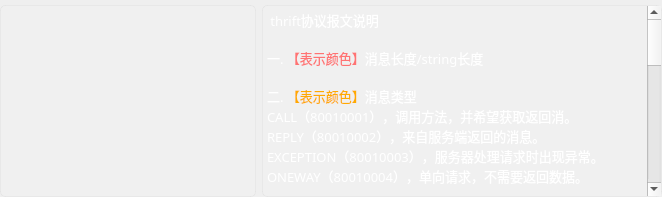
                            <widget class="QWidget" name="tab_source">
                             <property name="sizePolicy">
                              <sizepolicy hsizetype="Expanding" vsizetype="Expanding">
                               <horstretch>0</horstretch>
                               <verstretch>0</verstretch>
                              </sizepolicy>
                             </property>
                             <property name="font">
                              <font>
                               <family>OPPOSans B</family>
                               <pointsize>10</pointsize>
                               <stylestrategy>PreferAntialias</stylestrategy>
                              </font>
                             </property>
                             <attribute name="title">
                              <string>  二进制原始数据  </string>
                             </attribute>
                             <layout class="QHBoxLayout" name="horizontalLayout_19">
                              <property name="leftMargin">
                               <number>0</number>
                              </property>
                              <property name="topMargin">
                               <number>5</number>
                              </property>
                              <property name="rightMargin">
                               <number>0</number>
                              </property>
                              <property name="bottomMargin">
                               <number>0</number>
                              </property>
                              <item>
                               <widget class="QWidget" name="widget_binShow" native="true">
                                <layout class="QHBoxLayout" name="horizontalLayout_12">
                                 <property name="leftMargin">
                                  <number>0</number>
                                 </property>
                                 <property name="topMargin">
                                  <number>0</number>
                                 </property>
                                 <property name="rightMargin">
                                  <number>0</number>
                                 </property>
                                 <property name="bottomMargin">
                                  <number>0</number>
                                 </property>
                                 <item>
                                  <widget class="QTextEdit" name="textEdit">
                                   <property name="font">
                                    <font>
                                     <family>Cascadia Code SemiBold</family>
                                     <pointsize>11</pointsize>
                                     <weight>7</weight>
                                     <italic>false</italic>
                                     <bold>false</bold>
                                    </font>
                                   </property>
                                   <property name="cursor" stdset="0">
                                    <cursorShape>ArrowCursor</cursorShape>
                                   </property>
                                   <property name="styleSheet">
                                    <string notr="true">#textEdit{
	border: 1px solid rgba(197, 197, 197,50);
	background-color: rgba(255, 255, 255, 20);
	border-radius: 5px;
	color: rgb(255, 255, 255);
}</string>
                                   </property>
                                   <property name="frameShape">
                                    <enum>QFrame::Box</enum>
                                   </property>
                                   <property name="readOnly">
                                    <bool>true</bool>
                                   </property>
                                   <property name="html">
                                    <string>&lt;!DOCTYPE HTML PUBLIC &quot;-//W3C//DTD HTML 4.0//EN&quot; &quot;http://www.w3.org/TR/REC-html40/strict.dtd&quot;&gt;
&lt;html&gt;&lt;head&gt;&lt;meta name=&quot;qrichtext&quot; content=&quot;1&quot; /&gt;&lt;style type=&quot;text/css&quot;&gt;
p, li { white-space: pre-wrap; }
&lt;/style&gt;&lt;/head&gt;&lt;body style=&quot; font-family:'Cascadia Code SemiBold'; font-size:11pt; font-weight:56; font-style:normal;&quot;&gt;
&lt;p style=&quot;-qt-paragraph-type:empty; margin-top:0px; margin-bottom:0px; margin-left:0px; margin-right:0px; -qt-block-indent:0; text-indent:0px; font-size:10pt; font-weight:24;&quot;&gt;&lt;br /&gt;&lt;/p&gt;&lt;/body&gt;&lt;/html&gt;</string>
                                   </property>
                                  </widget>
                                 </item>
                                 <item>
                                  <widget class="QTextEdit" name="textEdit_info">
                                   <property name="minimumSize">
                                    <size>
                                     <width>400</width>
                                     <height>0</height>
                                    </size>
                                   </property>
                                   <property name="maximumSize">
                                    <size>
                                     <width>400</width>
                                     <height>16777215</height>
                                    </size>
                                   </property>
                                   <property name="font">
                                    <font>
                                     <family>Cascadia Code SemiBold</family>
                                     <pointsize>11</pointsize>
                                     <weight>7</weight>
                                     <italic>false</italic>
                                     <bold>false</bold>
                                    </font>
                                   </property>
                                   <property name="cursor" stdset="0">
                                    <cursorShape>ArrowCursor</cursorShape>
                                   </property>
                                   <property name="styleSheet">
                                    <string notr="true">#textEdit_info{
	border: 1px solid rgba(197, 197, 197,50);
	background-color: rgba(255, 255, 255, 20);
	border-radius: 5px;
	color: rgb(255, 255, 255);
}</string>
                                   </property>
                                   <property name="frameShape">
                                    <enum>QFrame::Box</enum>
                                   </property>
                                   <property name="readOnly">
                                    <bool>true</bool>
                                   </property>
                                   <property name="html">
                                    <string>&lt;!DOCTYPE HTML PUBLIC &quot;-//W3C//DTD HTML 4.0//EN&quot; &quot;http://www.w3.org/TR/REC-html40/strict.dtd&quot;&gt;
&lt;html&gt;&lt;head&gt;&lt;meta name=&quot;qrichtext&quot; content=&quot;1&quot; /&gt;&lt;style type=&quot;text/css&quot;&gt;
p, li { white-space: pre-wrap; }
&lt;/style&gt;&lt;/head&gt;&lt;body style=&quot; font-family:'Cascadia Code SemiBold'; font-size:11pt; font-weight:56; font-style:normal;&quot;&gt;
&lt;p style=&quot; margin-top:0px; margin-bottom:0px; margin-left:0px; margin-right:0px; -qt-block-indent:0; text-indent:0px;&quot;&gt;&lt;span style=&quot; font-family:'OPPOSans B'; font-size:10pt; font-weight:400; color:#ffffff;&quot;&gt; thrift协议报文说明&lt;/span&gt;&lt;/p&gt;
&lt;p style=&quot;-qt-paragraph-type:empty; margin-top:0px; margin-bottom:0px; margin-left:0px; margin-right:0px; -qt-block-indent:0; text-indent:0px; font-family:'OPPOSans B'; font-size:10pt; font-weight:400; color:#505050;&quot;&gt;&lt;br /&gt;&lt;/p&gt;
&lt;p style=&quot; margin-top:0px; margin-bottom:0px; margin-left:0px; margin-right:0px; -qt-block-indent:0; text-indent:0px;&quot;&gt;&lt;span style=&quot; font-family:'OPPOSans B'; font-size:10pt; font-weight:400; color:#ffffff;&quot;&gt;一. &lt;/span&gt;&lt;span style=&quot; font-family:'OPPOSans B'; font-size:10pt; font-weight:400; color:#ff7373;&quot;&gt;【表示颜色】&lt;/span&gt;&lt;span style=&quot; font-family:'OPPOSans B'; font-size:10pt; font-weight:400; color:#ffffff;&quot;&gt;消息长度/string长度&lt;/span&gt;&lt;/p&gt;
&lt;p style=&quot;-qt-paragraph-type:empty; margin-top:0px; margin-bottom:0px; margin-left:0px; margin-right:0px; -qt-block-indent:0; text-indent:0px; font-family:'OPPOSans B'; font-size:10pt; font-weight:400; color:#505050;&quot;&gt;&lt;br /&gt;&lt;/p&gt;
&lt;p style=&quot; margin-top:0px; margin-bottom:0px; margin-left:0px; margin-right:0px; -qt-block-indent:0; text-indent:0px;&quot;&gt;&lt;span style=&quot; font-family:'OPPOSans B'; font-size:10pt; font-weight:400; color:#ffffff;&quot;&gt;二. &lt;/span&gt;&lt;span style=&quot; font-family:'OPPOSans B'; font-size:10pt; font-weight:400; color:#ffaa00;&quot;&gt;【表示颜色】&lt;/span&gt;&lt;span style=&quot; font-family:'OPPOSans B'; font-size:10pt; font-weight:400; color:#ffffff;&quot;&gt;消息类型&lt;/span&gt;&lt;/p&gt;
&lt;p style=&quot; margin-top:0px; margin-bottom:0px; margin-left:0px; margin-right:0px; -qt-block-indent:0; text-indent:0px;&quot;&gt;&lt;span style=&quot; font-family:'OPPOSans B'; font-size:10pt; font-weight:400; color:#ffffff;&quot;&gt;CALL（80010001），调用方法，并希望获取返回消。&lt;/span&gt;&lt;span style=&quot; font-family:'OPPOSans B'; font-size:10pt; font-weight:400; color:#505050;&quot;&gt;	&lt;/span&gt;&lt;/p&gt;
&lt;p style=&quot; margin-top:0px; margin-bottom:0px; margin-left:0px; margin-right:0px; -qt-block-indent:0; text-indent:0px;&quot;&gt;&lt;span style=&quot; font-family:'OPPOSans B'; font-size:10pt; font-weight:400; color:#ffffff;&quot;&gt;REPLY（80010002），来自服务端返回的消息。	&lt;/span&gt;&lt;/p&gt;
&lt;p style=&quot; margin-top:0px; margin-bottom:0px; margin-left:0px; margin-right:0px; -qt-block-indent:0; text-indent:0px;&quot;&gt;&lt;span style=&quot; font-family:'OPPOSans B'; font-size:10pt; font-weight:400; color:#ffffff;&quot;&gt;EXCEPTION（80010003），服务器处理请求时出现异常。	&lt;/span&gt;&lt;/p&gt;
&lt;p style=&quot; margin-top:0px; margin-bottom:0px; margin-left:0px; margin-right:0px; -qt-block-indent:0; text-indent:0px;&quot;&gt;&lt;span style=&quot; font-family:'OPPOSans B'; font-size:10pt; font-weight:400; color:#ffffff;&quot;&gt;ONEWAY（80010004），单向请求，不需要返回数据。&lt;/span&gt;&lt;/p&gt;
&lt;p style=&quot;-qt-paragraph-type:empty; margin-top:0px; margin-bottom:0px; margin-left:0px; margin-right:0px; -qt-block-indent:0; text-indent:0px; font-family:'OPPOSans B'; font-size:10pt; font-weight:400; color:#505050;&quot;&gt;&lt;br /&gt;&lt;/p&gt;
&lt;p style=&quot; margin-top:0px; margin-bottom:0px; margin-left:0px; margin-right:0px; -qt-block-indent:0; text-indent:0px;&quot;&gt;&lt;span style=&quot; font-family:'OPPOSans B'; font-size:10pt; font-weight:400; color:#ffffff;&quot;&gt;三.&lt;/span&gt;&lt;span style=&quot; font-family:'OPPOSans B'; font-size:10pt; font-weight:400; color:#ffaa82;&quot;&gt;【表示颜色】&lt;/span&gt;&lt;span style=&quot; font-family:'OPPOSans B'; font-size:10pt; font-weight:400; color:#ffffff;&quot;&gt;方法名长度&lt;/span&gt;&lt;/p&gt;
&lt;p style=&quot;-qt-paragraph-type:empty; margin-top:0px; margin-bottom:0px; margin-left:0px; margin-right:0px; -qt-block-indent:0; text-indent:0px; font-family:'OPPOSans B'; font-size:10pt; font-weight:400; color:#505050;&quot;&gt;&lt;br /&gt;&lt;/p&gt;
&lt;p style=&quot; margin-top:0px; margin-bottom:0px; margin-left:0px; margin-right:0px; -qt-block-indent:0; text-indent:0px;&quot;&gt;&lt;span style=&quot; font-family:'OPPOSans B'; font-size:10pt; font-weight:400; color:#ffffff;&quot;&gt;四.&lt;/span&gt;&lt;span style=&quot; font-family:'OPPOSans B'; font-size:10pt; font-weight:400; color:#dd6547;&quot;&gt;【表示颜色】&lt;/span&gt;&lt;span style=&quot; font-family:'OPPOSans B'; font-size:10pt; font-weight:400; color:#ffffff;&quot;&gt;方法名&lt;/span&gt;&lt;/p&gt;
&lt;p style=&quot;-qt-paragraph-type:empty; margin-top:0px; margin-bottom:0px; margin-left:0px; margin-right:0px; -qt-block-indent:0; text-indent:0px; font-family:'OPPOSans B'; font-size:10pt; font-weight:400; color:#505050;&quot;&gt;&lt;br /&gt;&lt;/p&gt;
&lt;p style=&quot; margin-top:0px; margin-bottom:0px; margin-left:0px; margin-right:0px; -qt-block-indent:0; text-indent:0px;&quot;&gt;&lt;span style=&quot; font-family:'OPPOSans B'; font-size:10pt; font-weight:400; color:#ffffff;&quot;&gt;五.&lt;/span&gt;&lt;span style=&quot; font-family:'OPPOSans B'; font-size:10pt; font-weight:400; color:#56ded9;&quot;&gt;【表示颜色】&lt;/span&gt;&lt;span style=&quot; font-family:'OPPOSans B'; font-size:10pt; font-weight:400; color:#ffffff;&quot;&gt;流水号&lt;/span&gt;&lt;/p&gt;
&lt;p style=&quot;-qt-paragraph-type:empty; margin-top:0px; margin-bottom:0px; margin-left:0px; margin-right:0px; -qt-block-indent:0; text-indent:0px; font-family:'OPPOSans B'; font-size:10pt; font-weight:400; color:#505050;&quot;&gt;&lt;br /&gt;&lt;/p&gt;
&lt;p style=&quot; margin-top:0px; margin-bottom:0px; margin-left:0px; margin-right:0px; -qt-block-indent:0; text-indent:0px;&quot;&gt;&lt;span style=&quot; font-family:'OPPOSans B'; font-size:10pt; font-weight:400; color:#ffffff;&quot;&gt;六. 数据类型&lt;/span&gt;&lt;/p&gt;
&lt;p style=&quot; margin-top:0px; margin-bottom:0px; margin-left:0px; margin-right:0px; -qt-block-indent:0; text-indent:0px;&quot;&gt;&lt;span style=&quot; font-family:'OPPOSans B'; font-size:10pt; font-weight:400; color:#005500;&quot;&gt;【表示颜色】&lt;/span&gt;&lt;span style=&quot; font-family:'OPPOSans B'; font-size:10pt; font-weight:400; color:#ffffff;&quot;&gt;bool类型（类型2）   &lt;/span&gt;&lt;/p&gt;
&lt;p style=&quot; margin-top:0px; margin-bottom:0px; margin-left:0px; margin-right:0px; -qt-block-indent:0; text-indent:0px;&quot;&gt;&lt;span style=&quot; font-family:'OPPOSans B'; font-size:10pt; font-weight:400; color:#500a0a;&quot;&gt;【表示颜色】&lt;/span&gt;&lt;span style=&quot; font-family:'OPPOSans B'; font-size:10pt; font-weight:400; color:#ffffff;&quot;&gt;byte类型（类型3）&lt;/span&gt;&lt;/p&gt;
&lt;p style=&quot; margin-top:0px; margin-bottom:0px; margin-left:0px; margin-right:0px; -qt-block-indent:0; text-indent:0px;&quot;&gt;&lt;span style=&quot; font-family:'OPPOSans B'; font-size:10pt; font-weight:400; color:#000082;&quot;&gt;【表示颜色】&lt;/span&gt;&lt;span style=&quot; font-family:'OPPOSans B'; font-size:10pt; font-weight:400; color:#ffffff;&quot;&gt;double类型（类型4）&lt;/span&gt;&lt;span style=&quot; font-family:'OPPOSans B'; font-size:10pt; font-weight:400; color:#505050;&quot;&gt;	&lt;/span&gt;&lt;/p&gt;
&lt;p style=&quot; margin-top:0px; margin-bottom:0px; margin-left:0px; margin-right:0px; -qt-block-indent:0; text-indent:0px;&quot;&gt;&lt;span style=&quot; font-family:'OPPOSans B'; font-size:10pt; font-weight:400; color:#00aaff;&quot;&gt;【表示颜色】&lt;/span&gt;&lt;span style=&quot; font-family:'OPPOSans B'; font-size:10pt; font-weight:400; color:#ffffff;&quot;&gt;i16类型（类型6）&lt;/span&gt;&lt;span style=&quot; font-family:'OPPOSans B'; font-size:10pt; font-weight:400; color:#505050;&quot;&gt;      &lt;/span&gt;&lt;/p&gt;
&lt;p style=&quot; margin-top:0px; margin-bottom:0px; margin-left:0px; margin-right:0px; -qt-block-indent:0; text-indent:0px;&quot;&gt;&lt;span style=&quot; font-family:'OPPOSans B'; font-size:10pt; font-weight:400; color:#ff00ff;&quot;&gt;【表示颜色】&lt;/span&gt;&lt;span style=&quot; font-family:'OPPOSans B'; font-size:10pt; font-weight:400; color:#ffffff;&quot;&gt;i32类型（类型8）&lt;/span&gt;&lt;/p&gt;
&lt;p style=&quot; margin-top:0px; margin-bottom:0px; margin-left:0px; margin-right:0px; -qt-block-indent:0; text-indent:0px;&quot;&gt;&lt;span style=&quot; font-family:'OPPOSans B'; font-size:10pt; font-weight:400; color:#00a096;&quot;&gt;【表示颜色】&lt;/span&gt;&lt;span style=&quot; font-family:'OPPOSans B'; font-size:10pt; font-weight:400; color:#ffffff;&quot;&gt;i64类型（类型10）    &lt;/span&gt;&lt;/p&gt;
&lt;p style=&quot; margin-top:0px; margin-bottom:0px; margin-left:0px; margin-right:0px; -qt-block-indent:0; text-indent:0px;&quot;&gt;&lt;span style=&quot; font-family:'OPPOSans B'; font-size:10pt; font-weight:400; color:#aaaa00;&quot;&gt;【表示颜色】&lt;/span&gt;&lt;span style=&quot; font-family:'OPPOSans B'; font-size:10pt; font-weight:400; color:#ffffff;&quot;&gt;string类型（类型11）&lt;/span&gt;&lt;/p&gt;
&lt;p style=&quot; margin-top:0px; margin-bottom:0px; margin-left:0px; margin-right:0px; -qt-block-indent:0; text-indent:0px;&quot;&gt;&lt;span style=&quot; font-family:'OPPOSans B'; font-size:10pt; font-weight:400; color:#0055ff;&quot;&gt;【表示颜色】&lt;/span&gt;&lt;span style=&quot; font-family:'OPPOSans B'; font-size:10pt; font-weight:400; color:#ffffff;&quot;&gt;struct类型（类型12）&lt;/span&gt;&lt;/p&gt;
&lt;p style=&quot; margin-top:0px; margin-bottom:0px; margin-left:0px; margin-right:0px; -qt-block-indent:0; text-indent:0px;&quot;&gt;&lt;span style=&quot; font-family:'OPPOSans B'; font-size:10pt; font-weight:400; color:#5500ff;&quot;&gt;【表示颜色】&lt;/span&gt;&lt;span style=&quot; font-family:'OPPOSans B'; font-size:10pt; font-weight:400; color:#ffffff;&quot;&gt;map类型（类型13）  &lt;/span&gt;&lt;/p&gt;
&lt;p style=&quot; margin-top:0px; margin-bottom:0px; margin-left:0px; margin-right:0px; -qt-block-indent:0; text-indent:0px;&quot;&gt;&lt;span style=&quot; font-family:'OPPOSans B'; font-size:10pt; font-weight:400; color:#ff7300;&quot;&gt;【表示颜色】&lt;/span&gt;&lt;span style=&quot; font-family:'OPPOSans B'; font-size:10pt; font-weight:400; color:#ffffff;&quot;&gt;set类型（类型14）&lt;/span&gt;&lt;/p&gt;
&lt;p style=&quot; margin-top:0px; margin-bottom:0px; margin-left:0px; margin-right:0px; -qt-block-indent:0; text-indent:0px;&quot;&gt;&lt;span style=&quot; font-family:'OPPOSans B'; font-size:10pt; font-weight:400; color:#55aa82;&quot;&gt;【表示颜色】&lt;/span&gt;&lt;span style=&quot; font-family:'OPPOSans B'; font-size:10pt; font-weight:400; color:#ffffff;&quot;&gt;list类型（类型15）&lt;/span&gt;&lt;/p&gt;
&lt;p style=&quot;-qt-paragraph-type:empty; margin-top:0px; margin-bottom:0px; margin-left:0px; margin-right:0px; -qt-block-indent:0; text-indent:0px; font-family:'OPPOSans B'; font-size:10pt; font-weight:400; color:#505050;&quot;&gt;&lt;br /&gt;&lt;/p&gt;
&lt;p style=&quot; margin-top:0px; margin-bottom:0px; margin-left:0px; margin-right:0px; -qt-block-indent:0; text-indent:0px;&quot;&gt;&lt;span style=&quot; font-family:'OPPOSans B'; font-size:10pt; font-weight:400; color:#ffffff;&quot;&gt;七. 其他&lt;/span&gt;&lt;/p&gt;
&lt;p style=&quot; margin-top:0px; margin-bottom:0px; margin-left:0px; margin-right:0px; -qt-block-indent:0; text-indent:0px;&quot;&gt;&lt;span style=&quot; font-family:'OPPOSans B'; font-size:10pt; font-weight:400; color:#00aa00;&quot;&gt;【表示颜色】&lt;/span&gt;&lt;span style=&quot; font-family:'OPPOSans B'; font-size:10pt; font-weight:400; color:#ffffff;&quot;&gt;字段序号&lt;/span&gt;&lt;/p&gt;
&lt;p style=&quot; margin-top:0px; margin-bottom:0px; margin-left:0px; margin-right:0px; -qt-block-indent:0; text-indent:0px;&quot;&gt;&lt;span style=&quot; font-family:'OPPOSans B'; font-size:10pt; font-weight:400; color:#000000;&quot;&gt;【表示颜色】&lt;/span&gt;&lt;span style=&quot; font-family:'OPPOSans B'; font-size:10pt; font-weight:400; color:#ffffff;&quot;&gt;结束符（00）&lt;/span&gt;&lt;/p&gt;
&lt;p style=&quot; margin-top:0px; margin-bottom:0px; margin-left:0px; margin-right:0px; -qt-block-indent:0; text-indent:0px;&quot;&gt;&lt;span style=&quot; font-family:'OPPOSans B'; font-size:10pt; font-weight:400; color:#aaffff;&quot;&gt;【表示颜色】&lt;/span&gt;&lt;span style=&quot; font-family:'OPPOSans B'; font-size:10pt; font-weight:400; color:#ffffff;&quot;&gt;值&lt;/span&gt;&lt;/p&gt;
&lt;p style=&quot; margin-top:0px; margin-bottom:0px; margin-left:0px; margin-right:0px; -qt-block-indent:0; text-indent:0px;&quot;&gt;&lt;span style=&quot; font-family:'OPPOSans B'; font-size:10pt; color:#ffffff;&quot;&gt;【表示颜色】多余的无效数据&lt;/span&gt;&lt;/p&gt;&lt;/body&gt;&lt;/html&gt;</string>
                                   </property>
                                   <property name="cursorWidth">
                                    <number>2</number>
                                   </property>
                                  </widget>
                                 </item>
                                </layout>
                               </widget>
                              </item>
                             </layout>
                            </widget>
